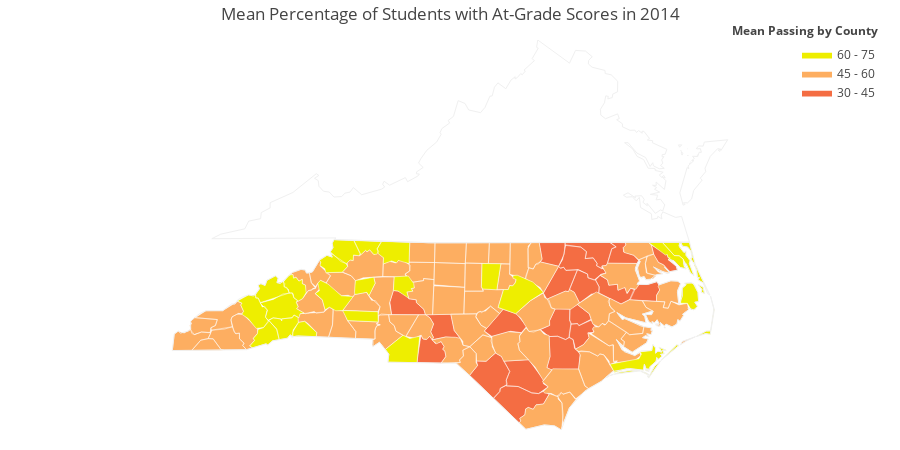

The cell this chart's notebook holds for it:
### Code cell
final14 = final[final.year == 2014]

glp_14 = final14.groupby('County name')['pct_glp'].agg('mean')
fips14= final14.groupby('County name')['FIPS'].agg('unique')

mean_glp = glp_14.tolist()
fips = fips14.tolist()

colorscale = [
    'rgb(165,0,38)',
    'rgb(244,109,67)',
    'rgb(253,174,97)',
    'rgb(238,238,0)',
    'rgb(124,252,0)',
    'rgb(48,128,20)'
]

fig = ff.create_choropleth(
    fips=fips, values=mean_glp, scope=['North Carolina', 'Virginia'],
     binning_endpoints=[30, 45, 60, 75], colorscale=colorscale,
    county_outline={'color': 'rgb(255,255,255)', 'width': 0.5}, round_legend_values=True,
    legend_title='Mean Passing by County', title="Mean Percentage of Students with At-Grade Scores in 2014"
)
py.offline.iplot(fig, filename='choropleth_nc_and_surr_states_outlines')

### Figure 1 — Plotly figure (JSON) as saved in the notebook; plotly's stock layout.template omitted (floating-point values rounded to 4 significant figures; data arrays with more than 128 entries replaced by an {"elided": "..."} marker saying what was removed)
{"data": [{"fill": "toself", "fillcolor": "rgb(165,0,38)", "hoverinfo": "none", "line": {"color": "rgb(255,255,255)", "width": 0.5}, "mode": "lines", "name": "< 30", "type": "scatter", "uid": "cefa9ef1-d489-4278-92d9-f0dcaa97d161", "x": [], "y": []}, {"fill": "toself", "fillcolor": "rgb(244,109,67)", "hoverinfo": "none", "line": {"color": "rgb(255,255,255)", "width": 0.5}, "mode": "lines", "name": "30 - 45", "type": "scatter", "uid": "6c3db8c6-09e7-4cde-a15d-72c741e52ac0", "x": {"elided": "270 float values"}, "y": {"elided": "270 float values"}}, {"fill": "toself", "fillcolor": "rgb(253,174,97)", "hoverinfo": "none", "line": {"color": "rgb(255,255,255)", "width": 0.5}, "mode": "lines", "name": "45 - 60", "type": "scatter", "uid": "52baaebb-9bf9-4d58-8248-6a4598d3639c", "x": {"elided": "827 float values"}, "y": {"elided": "827 float values"}}, {"fill": "toself", "fillcolor": "rgb(238,238,0)", "hoverinfo": "none", "line": {"color": "rgb(255,255,255)", "width": 0.5}, "mode": "lines", "name": "60 - 75", "type": "scatter", "uid": "4a440ac9-b06d-4914-a626-e070a49a42a1", "x": {"elided": "392 float values"}, "y": {"elided": "392 float values"}}, {"fill": "toself", "fillcolor": "rgb(124,252,0)", "hoverinfo": "none", "line": {"color": "rgb(255,255,255)", "width": 0.5}, "mode": "lines", "name": "> 75", "type": "scatter", "uid": "9cdda679-47da-421c-bd04-5828104f18b0", "x": [], "y": []}, {"hoverinfo": "text", "legendgroup": "centroids", "marker": {"color": "white", "opacity": 0}, "mode": "markers", "name": "US Counties", "selected": {"marker": {"color": "white", "opacity": 1, "size": 3}}, "showlegend": false, "text": ["County: Onslow<br>State: North Carolina<br>FIPS: 37133<br>Value: 55.45000000000001", "County: Onslow<br>State: North Carolina<br>FIPS: 37133<br>Value: 55.45000000000001", "County: Onslow<br>State: North Carolina<br>FIPS: 37133<br>Value: 55.45000000000001", "County: Hyde<br>State: North Carolina<br>FIPS: 37095<br>Value: 59.1", "County: Hyde<br>State: North Carolina<br>FIPS: 37095<br>Value: 59.1", "County: Hyde<br>State: North Carolina<br>FIPS: 37095<br>Value: 59.1", "County: Hyde<br>State: North Carolina<br>FIPS: 37095<br>Value: 59.1", "County: Dare<br>State: North Carolina<br>FIPS: 37055<br>Value: 60.699999999999996", "County: Dare<br>State: North Carolina<br>FIPS: 37055<br>Value: 60.699999999999996", "County: Dare<br>State: North Carolina<br>FIPS: 37055<br>Value: 60.699999999999996", "County: Dare<br>State: North Carolina<br>FIPS: 37055<br>Value: 60.699999999999996", "County: Carteret<br>State: North Carolina<br>FIPS: 37031<br>Value: 69.15882352941176", "County: Carteret<br>State: North Carolina<br>FIPS: 37031<br>Value: 69.15882352941176", "County: Carteret<br>State: North Carolina<br>FIPS: 37031<br>Value: 69.15882352941176", "County: Carteret<br>State: North Carolina<br>FIPS: 37031<br>Value: 69.15882352941176", "County: Carteret<br>State: North Carolina<br>FIPS: 37031<br>Value: 69.15882352941176", "County: Carteret<br>State: North Carolina<br>FIPS: 37031<br>Value: 69.15882352941176", "County: Carteret<br>State: North Carolina<br>FIPS: 37031<br>Value: 69.15882352941176", "County: Alamance<br>State: North Carolina<br>FIPS: 37001<br>Value: 50.663157894736834", "County: Alexander<br>State: North Carolina<br>FIPS: 37003<br>Value: 61.29", "County: Alleghany<br>State: North Carolina<br>FIPS: 37005<br>Value: 65.875", "County: Anson<br>State: North Carolina<br>FIPS: 37007<br>Value: 34.76363636363636", "County: Ashe<br>State: North Carolina<br>FIPS: 37009<br>Value: 63.4", "County: Avery<br>State: North Carolina<br>FIPS: 37011<br>Value: 51.89230769230768", "County: Beaufort<br>State: North Carolina<br>FIPS: 37013<br>Value: 51.464285714285715", "County: Bertie<br>State: North Carolina<br>FIPS: 37015<br>Value: 46.25", "County: Bladen<br>State: North Carolina<br>FIPS: 37017<br>Value: 42.615384615384606", "County: Brunswick<br>State: North Carolina<br>FIPS: 37019<br>Value: 55.24000000000001", "County: Buncombe<br>State: North Carolina<br>FIPS: 37021<br>Value: 61.9653846153846", "County: Burke<br>State: North Carolina<br>FIPS: 37023<br>Value: 60.48518518518519", "County: Cabarrus<br>State: North Carolina<br>FIPS: 37025<br>Value: 57.06222222222222", "County: Caldwell<br>State: North Carolina<br>FIPS: 37027<br>Value: 54.638461538461534", "County: Camden<br>State: North Carolina<br>FIPS: 37029<br>Value: 67.53999999999999", "County: Caswell<br>State: North Carolina<br>FIPS: 37033<br>Value: 47.31666666666666", "County: Catawba<br>State: North Carolina<br>FIPS: 37035<br>Value: 55.531818181818196", "County: Chatham<br>State: North Carolina<br>FIPS: 37037<br>Value: 57.34736842105263", "County: Cherokee<br>State: North Carolina<br>FIPS: 37039<br>Value: 55.66428571428572", "County: Chowan<br>State: North Carolina<br>FIPS: 37041<br>Value: 48.23333333333333", "County: Clay<br>State: North Carolina<br>FIPS: 37043<br>Value: 55.333333333333336", "County: Cleveland<br>State: North Carolina<br>FIPS: 37045<br>Value: 59.41379310344828", "County: Columbus<br>State: North Carolina<br>FIPS: 37047<br>Value: 44.32173913043478", "County: Craven<br>State: North Carolina<br>FIPS: 37049<br>Value: 59.036", "County: Cumberland<br>State: North Carolina<br>FIPS: 37051<br>Value: 53.6607142857143", "County: Currituck<br>State: North Carolina<br>FIPS: 37053<br>Value: 61.51818181818181", "County: Davidson<br>State: North Carolina<br>FIPS: 37057<br>Value: 56.90222222222223", "County: Davie<br>State: North Carolina<br>FIPS: 37059<br>Value: 62.45833333333332", "County: Duplin<br>State: North Carolina<br>FIPS: 37061<br>Value: 43.775000000000006", "County: Durham<br>State: North Carolina<br>FIPS: 37063<br>Value: 45.54999999999999", "County: Edgecombe<br>State: North Carolina<br>FIPS: 37065<br>Value: 35.00769230769232", "County: Forsyth<br>State: North Carolina<br>FIPS: 37067<br>Value: 47.96913580246915", "County: Franklin<br>State: North Carolina<br>FIPS: 37069<br>Value: 50.96875", "County: Gaston<br>State: North Carolina<br>FIPS: 37071<br>Value: 50.77037037037039", "County: Gates<br>State: North Carolina<br>FIPS: 37073<br>Value: 56.06", "County: Graham<br>State: North Carolina<br>FIPS: 37075<br>Value: 51.03333333333334", "County: Granville<br>State: North Carolina<br>FIPS: 37077<br>Value: 45.37894736842105", "County: Greene<br>State: North Carolina<br>FIPS: 37079<br>Value: 44.480000000000004", "County: Guilford<br>State: North Carolina<br>FIPS: 37081<br>Value: 51.52812500000001", "County: Halifax<br>State: North Carolina<br>FIPS: 37083<br>Value: 38.72105263157894", "County: Harnett<br>State: North Carolina<br>FIPS: 37085<br>Value: 44.52916666666666", "County: Haywood<br>State: North Carolina<br>FIPS: 37087<br>Value: 67.03750000000001", "County: Henderson<br>State: North Carolina<br>FIPS: 37089<br>Value: 65.9625", "County: Hertford<br>State: North Carolina<br>FIPS: 37091<br>Value: 42.32857142857142", "County: Hoke<br>State: North Carolina<br>FIPS: 37093<br>Value: 47.146153846153844", "County: Iredell<br>State: North Carolina<br>FIPS: 37097<br>Value: 59.68888888888889", "County: Jackson<br>State: North Carolina<br>FIPS: 37099<br>Value: 53.239999999999995", "County: Johnston<br>State: North Carolina<br>FIPS: 37101<br>Value: 56.39318181818182", "County: Jones<br>State: North Carolina<br>FIPS: 37103<br>Value: 51.15", "County: Lee<br>State: North Carolina<br>FIPS: 37105<br>Value: 45.5", "County: Lenoir<br>State: North Carolina<br>FIPS: 37107<br>Value: 40.04444444444445", "County: Lincoln<br>State: North Carolina<br>FIPS: 37109<br>Value: 62.452173913043474", "County: Macon<br>State: North Carolina<br>FIPS: 37113<br>Value: 55.57272727272728", "County: Madison<br>State: North Carolina<br>FIPS: 37115<br>Value: 64.3", "County: Martin<br>State: North Carolina<br>FIPS: 37117<br>Value: 42.879999999999995", "County: McDowell<br>State: North Carolina<br>FIPS: 37111<br>Value: 55.416666666666664", "County: Mecklenburg<br>State: North Carolina<br>FIPS: 37119<br>Value: 57.30176470588236", "County: Mitchell<br>State: North Carolina<br>FIPS: 37121<br>Value: 57.333333333333336", "County: Montgomery<br>State: North Carolina<br>FIPS: 37123<br>Value: 44.87", "County: Moore<br>State: North Carolina<br>FIPS: 37125<br>Value: 57.286956521739135", "County: Nash<br>State: North Carolina<br>FIPS: 37127<br>Value: 40.571999999999996", "County: New Hanover<br>State: North Carolina<br>FIPS: 37129<br>Value: 59.81395348837209", "County: Northampton<br>State: North Carolina<br>FIPS: 37131<br>Value: 35.42857142857143", "County: Orange<br>State: North Carolina<br>FIPS: 37135<br>Value: 65.52424242424243", "County: Pamlico<br>State: North Carolina<br>FIPS: 37137<br>Value: 55.475", "County: Pasquotank<br>State: North Carolina<br>FIPS: 37139<br>Value: 44.56666666666667", "County: Pender<br>State: North Carolina<br>FIPS: 37141<br>Value: 57.47333333333332", "County: Perquimans<br>State: North Carolina<br>FIPS: 37143<br>Value: 48.199999999999996", "County: Person<br>State: North Carolina<br>FIPS: 37145<br>Value: 58.525000000000006", "County: Pitt<br>State: North Carolina<br>FIPS: 37147<br>Value: 47.141176470588235", "County: Polk<br>State: North Carolina<br>FIPS: 37149<br>Value: 74.35714285714286", "County: Randolph<br>State: North Carolina<br>FIPS: 37151<br>Value: 54.63846153846154", "County: Richmond<br>State: North Carolina<br>FIPS: 37153<br>Value: 49.412499999999994", "County: Robeson<br>State: North Carolina<br>FIPS: 37155<br>Value: 38.145238095238106", "County: Rockingham<br>State: North Carolina<br>FIPS: 37157<br>Value: 52.53461538461538", "County: Rowan<br>State: North Carolina<br>FIPS: 37159<br>Value: 42.962857142857146", "County: Rutherford<br>State: North Carolina<br>FIPS: 37161<br>Value: 58.999999999999986", "County: Sampson<br>State: North Carolina<br>FIPS: 37163<br>Value: 58.64545454545455", "County: Scotland<br>State: North Carolina<br>FIPS: 37165<br>Value: 53.32857142857143", "County: Stanly<br>State: North Carolina<br>FIPS: 37167<br>Value: 55.55909090909092", "County: Stokes<br>State: North Carolina<br>FIPS: 37169<br>Value: 56.0", "County: Surry<br>State: North Carolina<br>FIPS: 37171<br>Value: 64.63846153846153", "County: Swain<br>State: North Carolina<br>FIPS: 37173<br>Value: 57.0", "County: Transylvania<br>State: North Carolina<br>FIPS: 37175<br>Value: 62.919999999999995", "County: Tyrrell<br>State: North Carolina<br>FIPS: 37177<br>Value: 47.73333333333333", "County: Union<br>State: North Carolina<br>FIPS: 37179<br>Value: 68.91132075471698", "County: Vance<br>State: North Carolina<br>FIPS: 37181<br>Value: 45.238888888888894", "County: Wake<br>State: North Carolina<br>FIPS: 37183<br>Value: 65.14371584699452", "County: Warren<br>State: North Carolina<br>FIPS: 37185<br>Value: 38.400000000000006", "County: Washington<br>State: North Carolina<br>FIPS: 37187<br>Value: 41.78333333333333", "County: Watauga<br>State: North Carolina<br>FIPS: 37189<br>Value: 68.54999999999998", "County: Wayne<br>State: North Carolina<br>FIPS: 37191<br>Value: 44.653124999999996", "County: Wilkes<br>State: North Carolina<br>FIPS: 37193<br>Value: 55.21739130434783", "County: Wilson<br>State: North Carolina<br>FIPS: 37195<br>Value: 47.16923076923077", "County: Yadkin<br>State: North Carolina<br>FIPS: 37197<br>Value: 58.90714285714286", "County: Yancey<br>State: North Carolina<br>FIPS: 37199<br>Value: 68.84444444444445"], "type": "scatter", "uid": "3651ec92-acf3-47fb-801f-d5cc43f8cd25", "unselected": {"marker": {"opacity": 0}}, "x": [[-77.14], [-77.21], [-77.43], [-75.75], [-75.92], [-76.27], [-76.25], [-75.66], [-75.54], [-75.67], [-75.86], [-76.14], [-76.53], [-76.45], [-76.56], [-76.6], [-76.89], [-76.67], -79.4, -81.18, -81.13, -80.1, -81.5, -81.92, -76.86, -76.98, -78.56, -78.24, -82.53, -81.7, -80.55, -81.55, -76.21, -79.33, -81.22, -79.26, -84.06, -76.61, -83.75, -81.56, -78.66, -77.09, -78.83, -76.01, -80.21, -80.54, -77.93, -78.88, -77.6, -80.26, -78.29, -81.18, -76.7, -83.83, -78.65, -77.68, -79.79, -77.65, -78.87, -82.98, -82.48, -76.98, -79.24, -80.87, -83.14, -78.37, -77.36, -79.17, -77.64, -81.22, -83.42, -82.71, -77.11, -82.05, -80.83, -82.16, -79.91, -79.48, -77.99, -77.88, -77.4, -79.12, -76.74, -76.28, -77.91, -76.44, -78.97, -77.37, -82.17, -79.81, -79.75, -79.1, -79.77, -80.52, -81.92, -78.37, -79.48, -80.25, -80.24, -80.69, -83.49, -82.8, -76.21, -80.53, -78.41, -78.65, -78.11, -76.58, -81.7, -78.0, -81.16, -77.92, -80.67, -82.31], "y": [[34.64], [34.61], [34.73], [35.19], [35.13], [35.32], [35.54], [35.88], [35.41], [36.0], [35.78], [35.0], [34.71], [34.72], [34.7], [34.67], [34.68], [34.84], 36.04, 35.92, 36.49, 34.97, 36.43, 36.08, 35.49, 36.07, 34.61, 34.07, 35.61, 35.75, 35.39, 35.95, 36.39, 36.39, 35.66, 35.7, 35.13, 36.15, 35.06, 35.33, 34.27, 35.12, 35.05, 36.4, 35.79, 35.93, 34.94, 36.04, 35.91, 36.13, 36.08, 35.29, 36.44, 35.35, 36.3, 35.48, 36.08, 36.26, 35.37, 35.56, 35.34, 36.36, 35.02, 35.81, 35.29, 35.52, 35.02, 35.48, 35.24, 35.49, 35.15, 35.86, 35.84, 35.68, 35.25, 36.01, 35.33, 35.31, 35.97, 34.23, 36.42, 36.06, 35.14, 36.3, 34.52, 36.21, 36.39, 35.59, 35.28, 35.71, 35.01, 34.64, 36.4, 35.64, 35.4, 34.99, 34.84, 35.31, 36.4, 36.41, 35.49, 35.2, 35.82, 34.99, 36.36, 35.79, 36.4, 35.82, 36.23, 35.36, 36.21, 35.71, 36.16, 35.9]}, {"hoverinfo": "text", "legendgroup": "States", "line": {"color": "rgb(240, 240, 240)", "width": 1}, "mode": "lines", "showlegend": false, "type": "scatter", "uid": "6157dcd4-da3a-4c9c-a3a2-eba35819c0fd", "x": {"elided": "551 float values"}, "y": {"elided": "551 float values"}}], "layout": {"annotations": [{"showarrow": false, "text": "<b>Mean Passing by County</b>", "x": 1, "xanchor": "right", "xref": "paper", "y": 1.05, "yref": "paper"}], "dragmode": "select", "height": 450, "hovermode": "closest", "legend": {"traceorder": "reversed", "x": 1, "xanchor": "right", "y": 1, "yanchor": "top"}, "margin": {"b": 20, "l": 20, "r": 20, "t": 40}, "title": "Mean Percentage of Students with At-Grade Scores in 2014", "width": 900, "xaxis": {"autorange": false, "fixedrange": true, "range": [-86.81, -72.75], "showgrid": false, "showticklabels": false, "zeroline": false}, "yaxis": {"autorange": false, "fixedrange": true, "range": [33.84, 39.47], "showgrid": false, "showticklabels": false, "zeroline": false}}}
